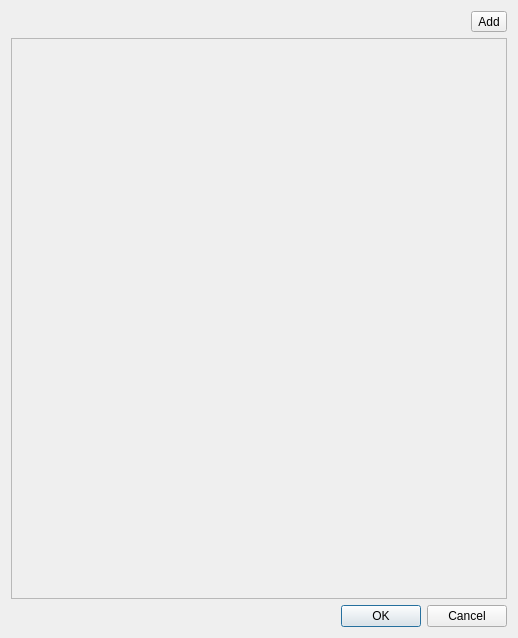
<?xml version="1.0" encoding="UTF-8"?>
<ui version="4.0">
 <class>EditContainer</class>
 <widget class="QDialog" name="EditContainer">
  <property name="geometry">
   <rect>
    <x>0</x>
    <y>0</y>
    <width>518</width>
    <height>638</height>
   </rect>
  </property>
  <property name="windowTitle">
   <string>Dialog</string>
  </property>
  <layout class="QGridLayout" name="gridLayout">
   <item row="3" column="0">
    <widget class="QDialogButtonBox" name="buttonBox">
     <property name="orientation">
      <enum>Qt::Orientation::Horizontal</enum>
     </property>
     <property name="standardButtons">
      <set>QDialogButtonBox::StandardButton::Cancel|QDialogButtonBox::StandardButton::Ok</set>
     </property>
    </widget>
   </item>
   <item row="0" column="0">
    <layout class="QHBoxLayout" name="horizontalLayout">
     <item>
      <spacer name="horizontalSpacer">
       <property name="orientation">
        <enum>Qt::Orientation::Horizontal</enum>
       </property>
       <property name="sizeHint" stdset="0">
        <size>
         <width>40</width>
         <height>20</height>
        </size>
       </property>
      </spacer>
     </item>
     <item>
      <widget class="QToolButton" name="tBtnAdd">
       <property name="text">
        <string>Add</string>
       </property>
      </widget>
     </item>
    </layout>
   </item>
   <item row="1" column="0">
    <widget class="QScrollArea" name="scrollArea">
     <property name="widgetResizable">
      <bool>true</bool>
     </property>
     <widget class="QWidget" name="scrollAreaWidgetContents">
      <property name="geometry">
       <rect>
        <x>0</x>
        <y>0</y>
        <width>498</width>
        <height>557</height>
       </rect>
      </property>
      <layout class="QGridLayout" name="gridLayout_2">
       <property name="leftMargin">
        <number>0</number>
       </property>
       <property name="topMargin">
        <number>0</number>
       </property>
       <property name="rightMargin">
        <number>0</number>
       </property>
       <property name="bottomMargin">
        <number>0</number>
       </property>
       <property name="spacing">
        <number>0</number>
       </property>
       <item row="1" column="0">
        <spacer name="verticalSpacer">
         <property name="orientation">
          <enum>Qt::Orientation::Vertical</enum>
         </property>
         <property name="sizeHint" stdset="0">
          <size>
           <width>20</width>
           <height>40</height>
          </size>
         </property>
        </spacer>
       </item>
       <item row="0" column="0">
        <layout class="QVBoxLayout" name="vLay"/>
       </item>
      </layout>
     </widget>
    </widget>
   </item>
  </layout>
 </widget>
 <resources/>
 <connections>
  <connection>
   <sender>buttonBox</sender>
   <signal>accepted()</signal>
   <receiver>EditContainer</receiver>
   <slot>accept()</slot>
   <hints>
    <hint type="sourcelabel">
     <x>248</x>
     <y>254</y>
    </hint>
    <hint type="destinationlabel">
     <x>157</x>
     <y>274</y>
    </hint>
   </hints>
  </connection>
  <connection>
   <sender>buttonBox</sender>
   <signal>rejected()</signal>
   <receiver>EditContainer</receiver>
   <slot>reject()</slot>
   <hints>
    <hint type="sourcelabel">
     <x>316</x>
     <y>260</y>
    </hint>
    <hint type="destinationlabel">
     <x>286</x>
     <y>274</y>
    </hint>
   </hints>
  </connection>
 </connections>
</ui>
